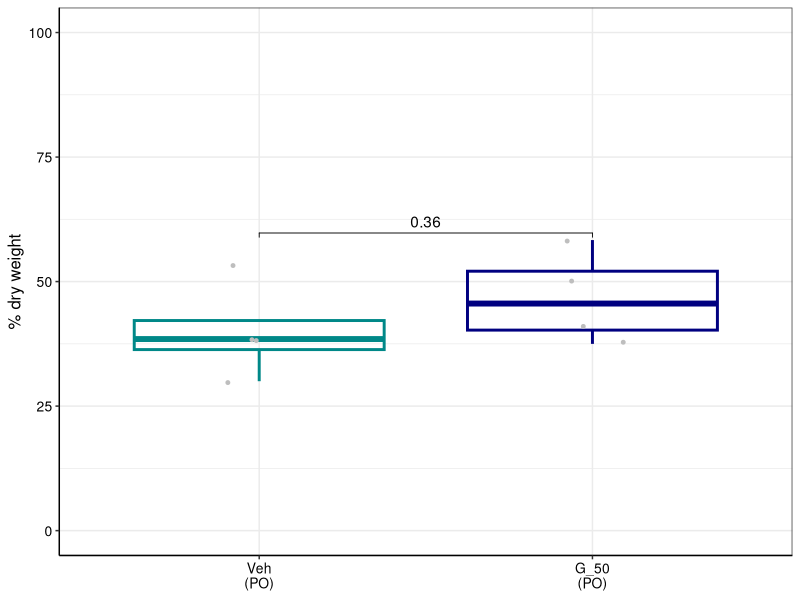
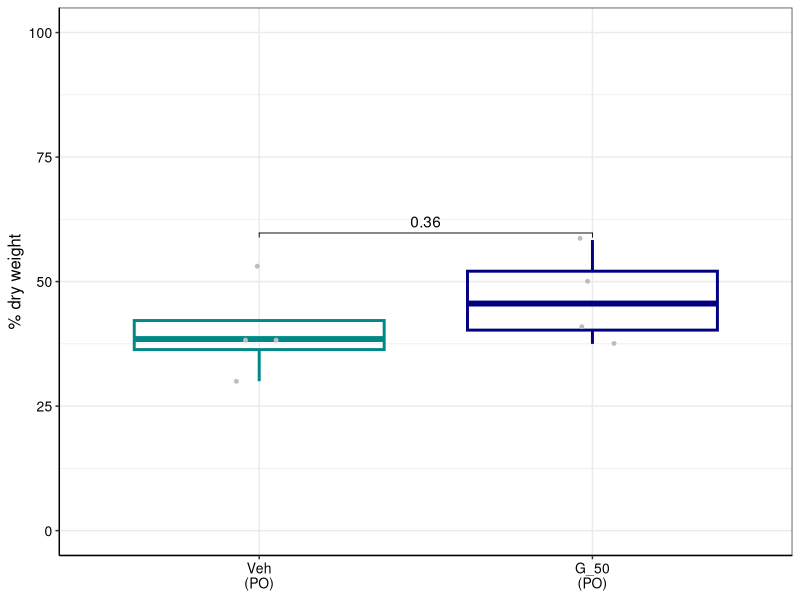

The R source for these figures, in order:
## ---- chunk 1
library(dplyr)
library(ggplot2)
library(readxl)
library(ggpubr)
## ---- chunk 2
dryweight <- read_excel("Male cohort 3 - PO/Data to plot - cohort 3.xlsx", sheet = "Dry_weight_3")
dryweight$`Mouse group` <- ifelse(dryweight$`Mouse group` == 'Veh (PO)', 'Veh\n(PO)', 'G_50\n(PO)')
dryweight$`Mouse group` <- factor(dryweight$`Mouse group`,
                                levels = c('Veh\n(PO)',
                                           'G_50\n(PO)'))

dryweight <- dplyr::rename(dryweight, pc_dry_weight=`% dry weight`)
## ---- chunk 3
ggplot(dryweight, aes(x = `Mouse group`, y = pc_dry_weight)) +
  geom_boxplot(aes(color = `Mouse group`), fill = NA, outlier.shape = NA, linewidth = 1) +
  geom_point(color = "grey", position = position_jitter(width = 0.1), size = 1) +
  scale_color_manual(values = c("Veh\n(PO)" = "#008888", "G_50\n(PO)" = "#000080")) +
  stat_compare_means(
    method = "t.test",
    label = "p.format",
    comparisons = list(c("Veh\n(PO)", "G_50\n(PO)")),
    hide.ns = FALSE
  ) +
  theme_bw() +
  theme(
    legend.position = "none",
    axis.line = element_line(color = "black"),
    axis.text.y = element_text(size = 10, color = "black"),
    axis.text.x = element_text(size = 10, color = "black"),
    axis.title.y = element_text(size = 12, color = "black"),
    axis.title.x = element_blank()
  ) +
  labs(y = "% dry weight") + ylim(0,100)

ggsave("Male cohort 3 - PO/dry_weight.pdf", width = 2, height = 2)
## ---- chunk 4
print(t.test(
  dplyr::filter(dryweight, `Mouse group` == 'Veh\n(PO)')$pc_dry_weight,
  dplyr::filter(dryweight, `Mouse group` == 'G_50\n(PO)')$pc_dry_weight
))
